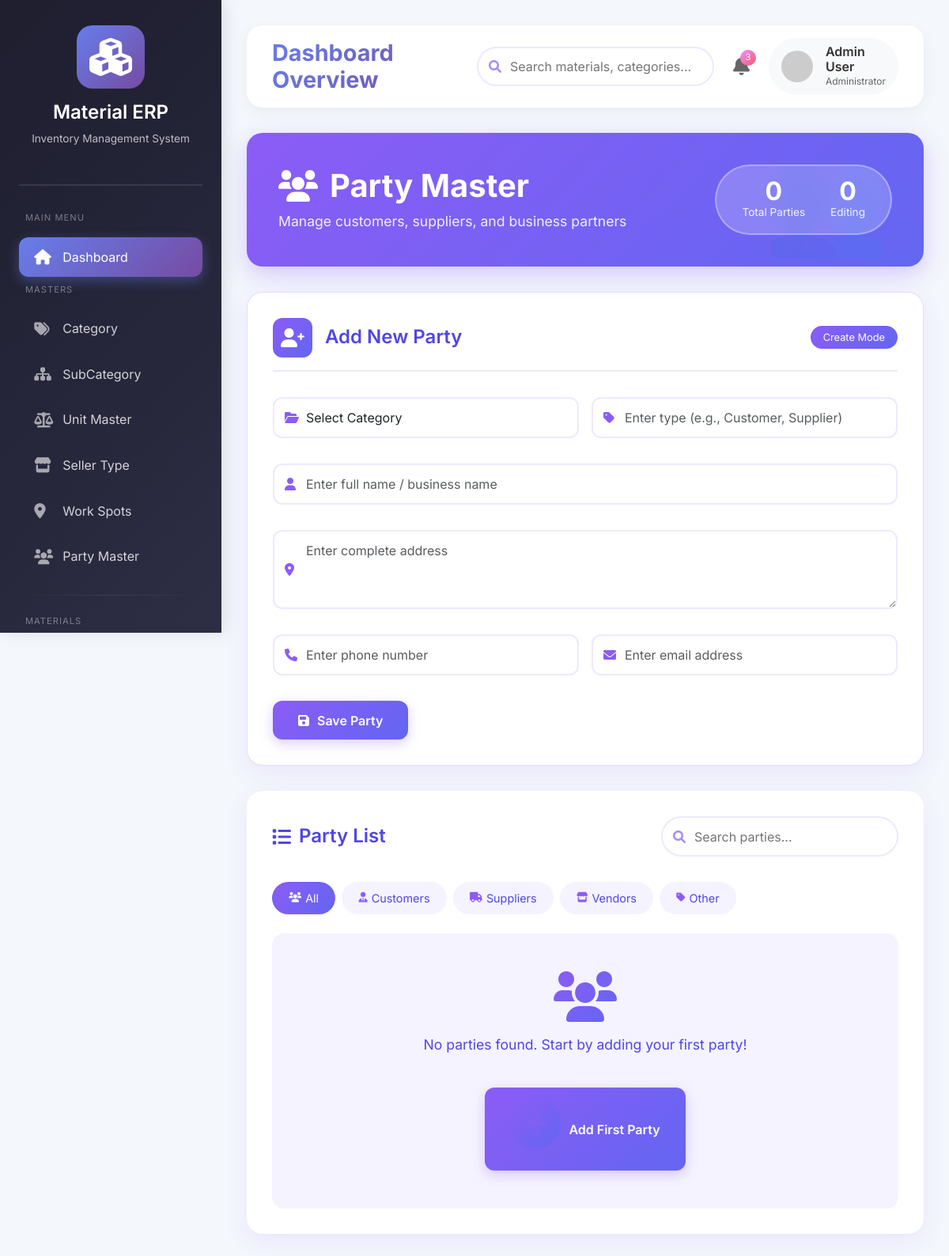
Page /masters/party-master/ on the earlier database version.
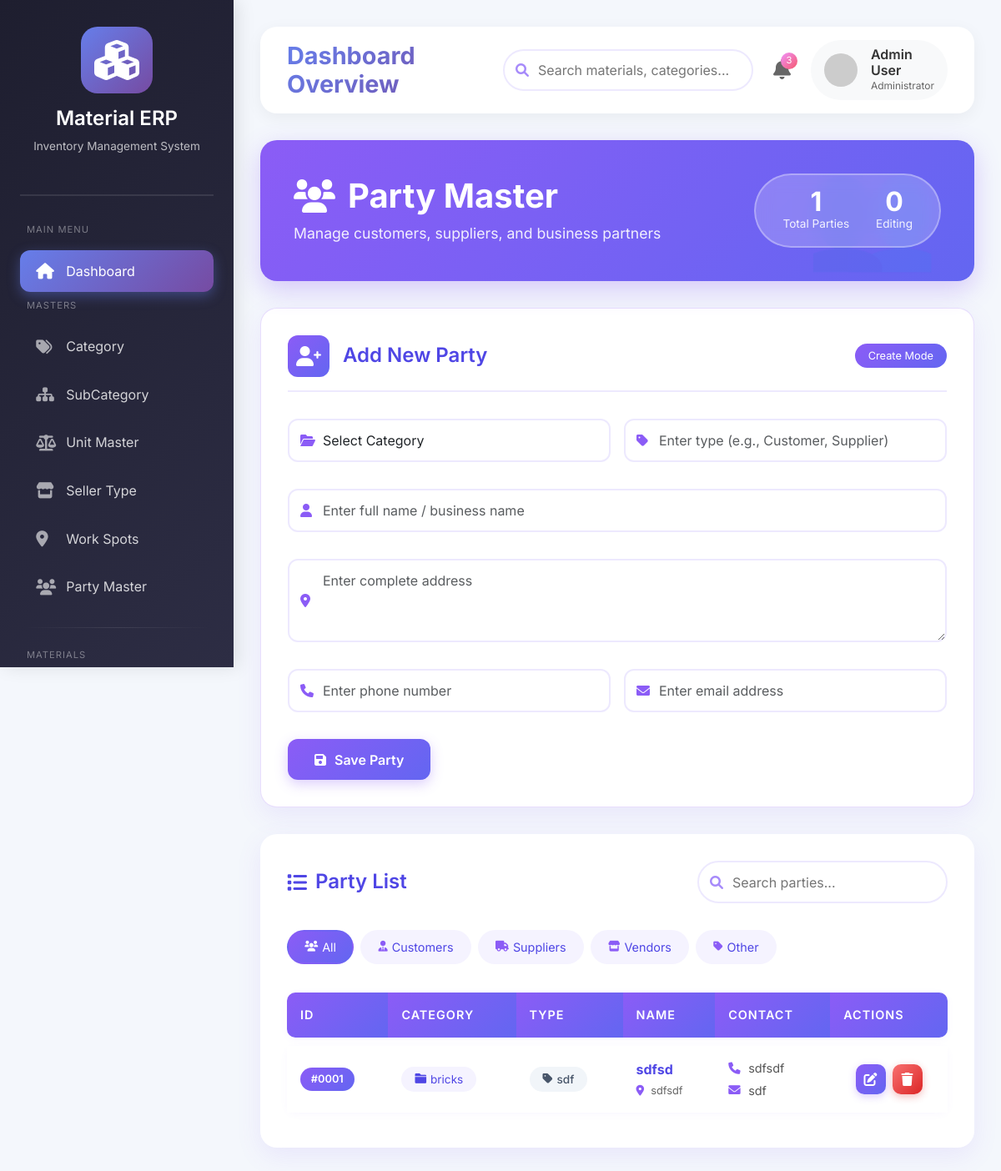
Same page on the later database version.
### masters/models.py (models this page shows, shortened)
class PartyMaster(models.Model):
    id = models.AutoField(primary_key=True)
    category = models.ForeignKey(Category,on_delete=models.CASCADE)
    type = models.CharField(max_length=50)
    name = models.CharField(max_length=200)
    address = models.TextField()
    phone = models.CharField(max_length=20)
    email = models.EmailField()
    added_on = models.DateTimeField(auto_now_add=True)
    status = models.BooleanField(default=True)

class Category(models.Model):
    id = models.AutoField(primary_key=True)
    name = models.CharField(max_length=100)
    status = models.BooleanField(default=True)

### masters/views.py (the view, shortened to what this page needs)
# urls.py: path('party-master/', views.party_master, name='party_master'),
def party_master(request):
    data = PartyMaster.objects.select_related('category').all()
    category = Category.objects.all()
    return render(request,'masters/party_master.html',{
        'data':data,
        'category':category
    })

### masters/templates/masters/party_master.html (shortened to what the changed rows need)
{% extends 'base.html' %}
{% block content %}
<div class="page-header">
    <div class="header-content">
        <div class="header-title">
            <h2>
                <i class="fas fa-users"></i>
                Party Master
            </h2>
        </div>
        <div class="header-stats">
            <div class="stat-item">
                <div class="stat-value">{{ data|length }}</div>
                <div class="stat-label">Total Parties</div>
            </div>
        </div>
    </div>
</div>
<div class="table-card">
    {% if data %}
    <table class="party-table" id="partyTable" border="0">
        <thead>
            <tr>
                <th>ID</th>
                <th>Category</th>
                <th>Type</th>
                <th>Name</th>
                <th>Contact</th>
                <th>Actions</th>
            </tr>
        </thead>
        <tbody>
            {% for row in data %}
            <tr>
                <td>
                    <span class="party-id">#{{ row.id|stringformat:"04d" }}</span>
                </td>
                <td>
                    <span class="category-badge">
                        <i class="fas fa-folder"></i>
                        {{ row.category.name }}
                    </span>
                </td>
                <td>
                    {% with type_lower=row.type|lower %}
                        {% if 'customer' in type_lower %}
                            <span class="type-badge customer">
                                <i class="fas fa-user-tie"></i> {{ row.type }}
                            </span>
                        {% elif 'supplier' in type_lower %}
                            <span class="type-badge supplier">
                                <i class="fas fa-truck"></i> {{ row.type }}
                            </span>
                        {% elif 'vendor' in type_lower %}
                            <span class="type-badge vendor">
                                <i class="fas fa-store"></i> {{ row.type }}
                            </span>
                        {% else %}
                            <span class="type-badge other">
                                <i class="fas fa-tag"></i> {{ row.type }}
                            </span>
                        {% endif %}
                    {% endwith %}
                </td>
                <td>
                    <strong style="color: #4f46e5;">{{ row.name }}</strong>
                    <div style="font-size: 0.8rem; color: #666; margin-top: 4px;">
                        <i class="fas fa-map-marker-alt" style="color: #8b5cf6; width: 14px;"></i>
                        {{ row.address|truncatechars:30 }}
                    </div>
                </td>
                <td>
                    <div class="contact-info">
                        <div class="contact-item">
                            <i class="fas fa-phone"></i>
                            {{ row.phone|default:"—" }}
                        </div>
                        <div class="contact-item">
                            <i class="fas fa-envelope"></i>
                            {{ row.email|default:"—"|truncatechars:20 }}
                        </div>
                    </div>
                </td>
                <td>
                    <div class="action-buttons">
                        <a href="{% url 'party_master_edit' row.id %}" class="btn-action" title="Edit">
                            <i class="fas fa-edit"></i>
                        </a>
                        <a href="{% url 'party_master_delete' row.id %}"
                           class="btn-action delete"
                           title="Delete"
                           onclick="return confirmDelete('{{ row.name }}')">
                            <i class="fas fa-trash"></i>
                        </a>
                    </div>
                </td>
            </tr>
            {% endfor %}
        </tbody>
    </table>
    {% else %}
    <div class="empty-state">
        <i class="fas fa-users"></i>
        <p>No parties found. Start by adding your first party!</p>
        <button class="btn-party" onclick="scrollToForm()">
            <i class="fas fa-plus-circle"></i>
            Add First Party
        </button>
    </div>
    {% endif %}
</div>
<link rel="stylesheet" href="https://cdnjs.cloudflare.com/ajax/libs/font-awesome/6.0.0/css/all.min.css">
{% endblock %}

Differences in the rows shown:
added PartyMaster: id "0001", category.name "bricks", type "sdf", name "sdfsd", address "sdfsdf", phone "sdfsdf", email "sdf"
Other differences:
{{ data|length }}: "0" → "1"
text no longer shown: "No parties found. Start by adding your first party! Add First Party"
text now shown: "ID CATEGORY TYPE NAME CONTACT ACTIONS"
